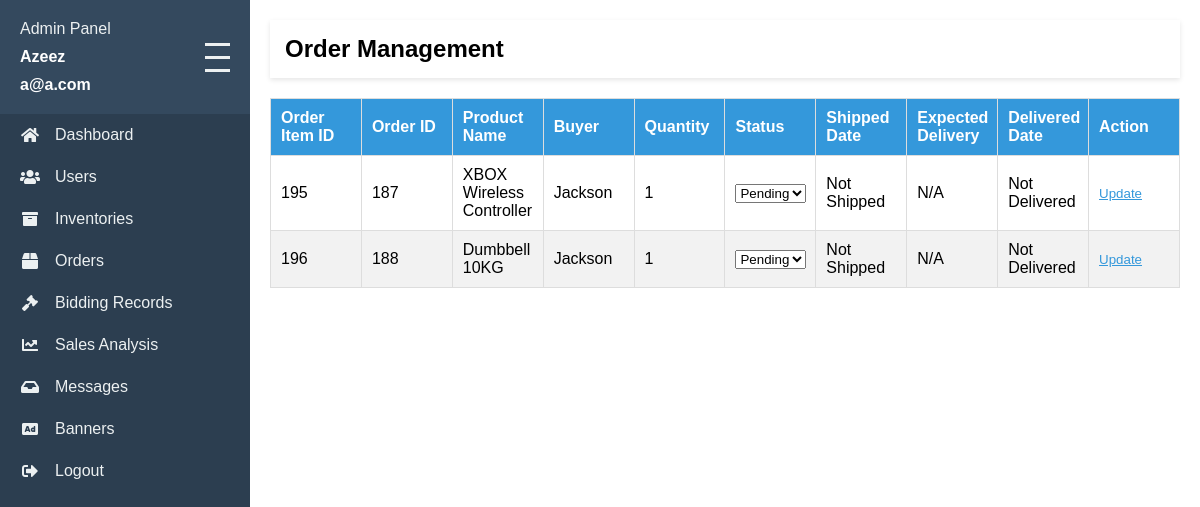
Page /admin/order-page.php (signed in) on the committed database.
### tables this page shows
CREATE TABLE IF NOT EXISTS `user` (
  `user_id` bigint NOT NULL AUTO_INCREMENT,
  `user_type_id` int NOT NULL,
  `name` varchar(100) NOT NULL,
  `email` varchar(100) NOT NULL,
  `password` varchar(100) NOT NULL,
  `profile_picture` text,
  `last_login` timestamp NULL DEFAULT NULL,
  `created_at` timestamp NOT NULL DEFAULT CURRENT_TIMESTAMP,
  `updated_at` timestamp NOT NULL DEFAULT CURRENT_TIMESTAMP ON UPDATE CURRENT_TIMESTAMP,
  PRIMARY KEY (`user_id`),
  UNIQUE KEY `email` (`email`),
  KEY `user_type_id_user_FK` (`user_type_id`)
);

CREATE TABLE IF NOT EXISTS `order_item` (
  `order_item_id` bigint NOT NULL AUTO_INCREMENT,
  `order_id` bigint NOT NULL,
  `product_id` bigint DEFAULT NULL,
  `auction_id` bigint DEFAULT NULL,
  `quantity` int NOT NULL,
  `price_after_discount` decimal(10,2) NOT NULL,
  `subtotal` decimal(10,2) NOT NULL,
  `shipping_fee` decimal(10,2) NOT NULL,
  `shipped_date` date DEFAULT NULL,
  `expected_delivery_date` date DEFAULT NULL,
  `delivered_date` date DEFAULT NULL,
  `status_id` int NOT NULL,
  PRIMARY KEY (`order_item_id`),
  KEY `order_id_order_item_FK` (`order_id`),
  KEY `status_id_order_item_FK` (`status_id`),
  KEY `product_id_order_item_FK` (`product_id`),
  KEY `auction_id_order_item_FK` (`auction_id`)
);

CREATE TABLE IF NOT EXISTS `orders` (
  `order_id` bigint NOT NULL AUTO_INCREMENT,
  `buyer_id` bigint DEFAULT NULL,
  `total_amount` decimal(10,2) NOT NULL,
  `total_shipping_fee` decimal(10,2) NOT NULL,
  `ordered_at` timestamp NOT NULL DEFAULT CURRENT_TIMESTAMP,
  `updated_at` timestamp NOT NULL DEFAULT CURRENT_TIMESTAMP ON UPDATE CURRENT_TIMESTAMP,
  PRIMARY KEY (`order_id`),
  KEY `buyer_id_orders_FK` (`buyer_id`)
);

CREATE TABLE IF NOT EXISTS `product` (
  `product_id` bigint NOT NULL AUTO_INCREMENT,
  `category_id` int DEFAULT NULL,
  `product_name` varchar(255) NOT NULL,
  `description` varchar(255) DEFAULT NULL,
  `price` decimal(10,2) DEFAULT NULL,
  `stock` int NOT NULL,
  `discount` decimal(10,2) DEFAULT '0.00',
  `shipping_fee` decimal(10,2) DEFAULT '0.00',
  `bid_activate` tinyint(1) DEFAULT '0',
  `bid_starting_price` decimal(10,2) DEFAULT NULL,
  `created_at` timestamp NULL DEFAULT CURRENT_TIMESTAMP,
  `updated_at` timestamp NULL DEFAULT CURRENT_TIMESTAMP ON UPDATE CURRENT_TIMESTAMP,
  PRIMARY KEY (`product_id`),
  KEY `product_id` (`product_id`),
  KEY `category_id_product_FK` (`category_id`)
);

### admin/order-page.php (the view, shortened to what this page needs)
<?php
include 'php-config/db-conn.php';
if (isset($_SESSION['admin_id'])) {
    $userId = $_SESSION['admin_id'];
    $adminName = isset($_SESSION['admin_name']) ? $_SESSION['admin_name'] : 'Admin';
    $sql = "SELECT email FROM user WHERE user_id = ?";
    $stmt = $conn->prepare($sql);
    $stmt->bind_param("i", $userId);
    $stmt->execute();
    $result = $stmt->get_result();
    $adminEmail = $result->fetch_assoc()['email'];
} else {
    header('Location: index.php');
}
?>
<!DOCTYPE html>
<html lang="en">
<head>
    <link rel="stylesheet" href="https://cdnjs.cloudflare.com/ajax/libs/font-awesome/5.15.3/css/all.min.css">
    <link rel="stylesheet" href="css/styles.css">
    <link rel="stylesheet" href="css/order-page.css">
</head>
<body>
    <div class="sidebar">
        <div class="sidebar-header">
            <div class="sidebar-header-content">
                <span>Admin Panel</span>
                <span style="font-weight: bold; color: #fff;"><?php echo htmlspecialchars($adminName); ?></span>
                <span style="font-weight: bold; color: #fff;"><?php echo htmlspecialchars($adminEmail); ?></span>
            </div>
            <div class="hamburger" onclick="toggleSidebar()">
                <div class="hamburger-line"></div>
                <div class="hamburger-line"></div>
                <div class="hamburger-line"></div>
            </div>
        </div>
        <nav class="sidebar-nav">
            <a href="dashboard-page.php"><i class="fas fa-home"></i> <span>Dashboard</span></a>
            <a href="user-page.php"><i class="fas fa-users"></i> <span>Users</span></a>
            <a href="inventory-page.php"><i class="fas fa-archive"></i> <span>Inventories</span></a>
            <a href="order-page.php" class="active"><i class="fas fa-box"></i> <span>Orders</span></a>
            <a href="bidding-record-page.php"><i class="fas fa-gavel"></i> <span>Bidding Records</span></a>
            <a href="sales-analysis.php"><i class="fas fa-chart-line"></i> <span>Sales Analysis</span></a>
            <a href="message-page.php"><i class="fas fa-inbox"></i> <span>Messages</span></a>
            <a href="banner-page.php"><i class="fas fa-ad"></i> <span>Banners</span></a>
            <a href="php-config/logout.php"><i class="fas fa-sign-out-alt"></i> <span>Logout</span></a>
        </nav>
    </div>
    <div class="main-content">
        <div class="header">
            <h1>Order Management</h1>
        </div>
        <table id="ordersTable" class="inventory-table">
            <thead>
                <tr>
                    <th>Order Item ID</th>
                    <th>Order ID</th>
                    <th>Product Name</th>
                    <th>Buyer</th>
                    <th>Quantity</th>
                    <th>Status</th>
                    <th>Shipped Date</th>
                    <th>Expected Delivery</th>
                    <th>Delivered Date</th>
                    <th>Action</th>
                </tr>
            </thead>
            <tbody>
                <?php
                $query = "
                    SELECT
                        oi.order_item_id,
                        o.order_id,
                        p.product_name,
                        u.name AS buyer_name,
                        oi.quantity,
                        s.status_name,
                        oi.shipped_date,
                        oi.expected_delivery_date,
                        oi.delivered_date,
                        oi.status_id
                    FROM
                        order_item oi
                    JOIN
                        orders o ON oi.order_id = o.order_id
                    JOIN
                        user u ON o.buyer_id = u.user_id
                    JOIN
                        product p ON oi.product_id = p.product_id
                    JOIN
                        order_status s ON oi.status_id = s.status_id";
                $result = mysqli_query($conn, $query);
                $statusQuery = "SELECT status_id, status_name FROM order_status";
                $statusResult = mysqli_query($conn, $statusQuery);
                $statuses = [];
                while ($row = mysqli_fetch_assoc($statusResult)) {
                    $statuses[] = $row;
                }
                if ($result) {
                    while ($row = mysqli_fetch_assoc($result)) {
                        $orderItemId = $row['order_item_id'];
                        $orderId = $row['order_id'];
                        $productName = $row['product_name'];
                        $buyerName = $row['buyer_name'];
                        $quantity = $row['quantity'];
                        $statusName = $row['status_name'];
                        $shippedDate = $row['shipped_date'] ?? "Not Shipped";
                        $expectedDeliveryDate = $row['expected_delivery_date'] ?? "N/A";
                        $deliveredDate = $row['delivered_date'] ?? "Not Delivered";
                        $isDisabled = ($statusName === "Delivered" || $statusName === "Shipped") ? "disabled" : "";
                        echo "<tr>
                            <td>$orderItemId</td>
                            <td>$orderId</td>
                            <td>$productName</td>
                            <td>$buyerName</td>
                            <td>$quantity</td>
                            <td>
                                <select class='status-dropdown' data-order-item-id='$orderItemId' $isDisabled>";
                        foreach ($statuses as $status) {
                            if ($status['status_name'] === "Delivered" && $statusName !== "Delivered") {
                                continue;
                            }
                            $selected = $status['status_name'] === $statusName ? "selected" : "";
                            echo "<option value='{$status['status_id']}' $selected>{$status['status_name']}</option>";
                        }
                        echo "</select>
                            </td>
                            <td>$shippedDate</td>
                            <td>$expectedDeliveryDate</td>
                            <td>$deliveredDate</td>
                            <td>
                                <button class='update-btn' data-order-item-id='$orderItemId' $isDisabled>Update</button>
                            </td>
                        </tr>";
                    }
                } else {
                    echo "<tr><td colspan='10'>No orders found.</td></tr>";
                }
                ?>
            </tbody>
        </table>
    </div>
</body>
</html>

### admin/css/order-page.css (style rules this page uses)
:root { --inv-primary-color: #3498db; --inv-secondary-color: #2ecc71; --inv-background-color: #f4f6f8; --inv-text-color: #333; --inv-border-color: #ddd; }
.main-content { flex-grow: 1; padding: 20px; background-color: #fff; }
.header { background-color: #ffffff; color: white; padding: 15px; margin-bottom: 20px; display: flex; justify-content: space-between; align-items: center; }
h1 { font-size: 24px; color: black; }
.inventory-table { width: 100%; border-collapse: collapse; table-layout: fixed; margin-top: 20px; }
.inventory-table th, .inventory-table td { padding: 10px; text-align: left; border: 1px solid #ddd; }
.inventory-table th { background-color: #3498db; color: white; }
.inventory-table tr:nth-child(even) { background-color: #f2f2f2; }
.update-btn { background: none; border: none; text-decoration: underline; color:#3498db; }

### admin/css/general.css (style rules this page uses)
:root { --bg-primary: #2c3e50; --bg-secondary: #34495e; --text-color: #ecf0f1; --hover-color: #3498db; }
* { font-family: Arial, Segoe UI; margin: 0; padding: 0; box-sizing: border-box; }
body { background-color: #f4f6f7; display: flex; margin: 0; padding: 0; height: 100vh; }

### admin/css/dashboard-page.css (style rules this page uses)
.main-content { flex-grow: 1; padding: 20px; background-color: #f4f6f7; overflow-y: auto; }
.header { display: flex; justify-content: space-between; align-items: center; background-color: white; padding: 15px 20px; box-shadow: 0 2px 5px rgba(0, 0, 0, 0.1); margin-bottom: 20px; }

### admin/css/navbar.css (style rules this page uses)
:root { --bg-primary: #2c3e50; --bg-secondary: #34495e; --text-color: #ecf0f1; --hover-color: #3498db; }
* { margin: 0; padding: 0; box-sizing: border-box; }
.sidebar { width: 250px; background-color: var(--bg-primary); color: var(--text-color); transition: width 0.3s ease; overflow: hidden; position: fixed; top: 0; left: 0; height: 100vh; z-index: 1000; }
.hamburger { cursor: pointer; display: flex; flex-direction: column; justify-content: center; align-items: center; }
.hamburger-line { width: 25px; height: 3px; background-color: var(--text-color); margin: 5px 0; transition: 0.4s; }
.sidebar-header { display: flex; align-items: center; padding: 20px; background-color: var(--bg-secondary); position: relative; justify-content: space-between; }
.sidebar-header-content { display: flex; flex-grow: 1; row-gap: 10px; flex-direction: column; }
.sidebar-nav a { display: flex; align-items: center; color: var(--text-color); text-decoration: none; padding: 12px 20px; transition: all 0.3s ease; }
.sidebar-nav a i { margin-right: 15px; width: 20px; text-align: center; }
.main-content { margin-left: 250px; padding: 20px; transition: margin-left 0.3s ease; }

### rows in the picture
user: email "a@a.com"
order_item: order_item_id "195", order.order_id "187", product.product_name "XBOX Wireless Controller", user.name "Jackson", quantity "1", shipped_date "Not Shipped", expected_delivery_date "N/A", delivered_date "Not Delivered"
order_item: order_item_id "196", order.order_id "188", product.product_name "Dumbbell 10KG", user.name "Jackson", quantity "1", shipped_date "Not Shipped", expected_delivery_date "N/A", delivered_date "Not Delivered"

### other values in the picture
$adminName "Azeez"
form field value "Pending"
